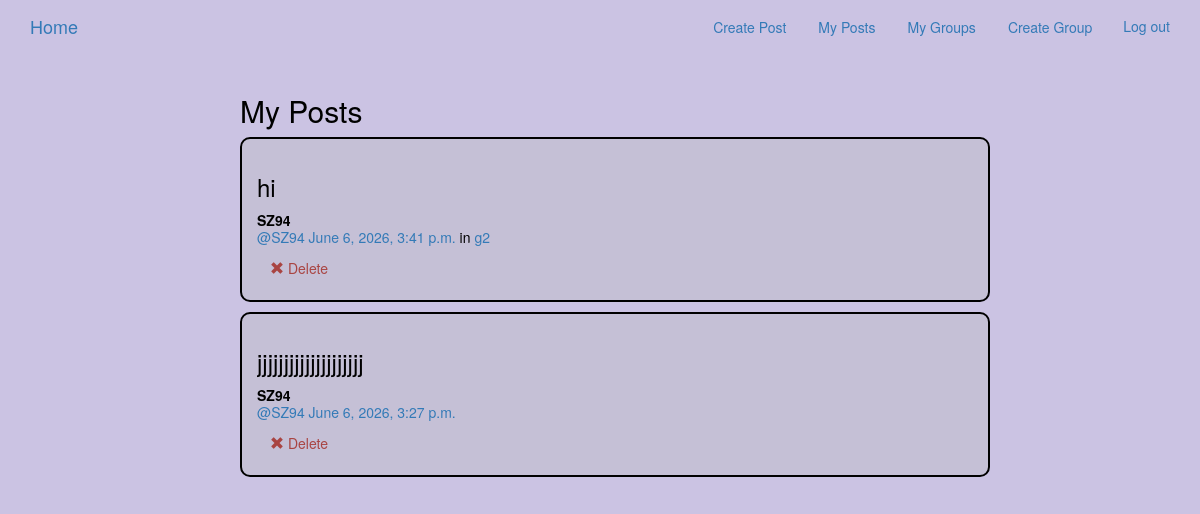
Screenshot of /posts/ (signed in) with the database file from the repository.
### posts/models.py (models this page shows, shortened)
class Post(models.Model):
    user = models.ForeignKey(
        User,
        related_name="posts",
        on_delete=models.CASCADE
    )
    created_at = models.DateTimeField(auto_now_add=True)
    message = models.TextField()
    message_html = models.TextField(editable=False)
    group = models.ForeignKey(
        Group,
        related_name="posts",
        null=True,
        blank=True,
        on_delete=models.CASCADE
    )
    class Meta:
        ordering = ["-created_at"]
        constraints = [
            models.UniqueConstraint(fields=["user", "message"], name="unique_user_message")
        ]

### groups/models.py (models this page shows, shortened)
class Group(models.Model):
    name = models.CharField(max_length=255, unique=True)
    slug = models.SlugField(allow_unicode=True, unique=True)
    description = models.TextField(blank=True, default='')
    description_html = models.TextField(editable=False, default='', blank=True)
    members = models.ManyToManyField(User,through="GroupMember")
    class Meta:
        ordering = ["name"]

### posts/views.py (the view)
# urls.py: path("", views.PostList.as_view(), name="all"),
class PostList(LoginRequiredMixin, generic.ListView):
    model = models.Post
    template_name = "posts/post_list.html"
    def get_queryset(self):
        user = self.request.user
        user_posts = models.Post.objects.filter(user=user)
        group_posts = models.Post.objects.filter(group__members__user=user)
        return (user_posts | group_posts).distinct()

### posts/templates/posts/post_list.html (shortened to what this page needs)
{% extends "posts/post_base.html" %}
{% load humanize %}
{% block post_content %}
<div class="col-md-8">
	<h2>My Posts</h2>
	{% for post in post_list %}
		<div class="group-card">
					{% include "posts/_post.html" %}
				</div>
	{% endfor %}
</div>
{% endblock %}

### posts/templates/posts/_post.html
<div class="post media">
	<h3>{{ post.message_html|safe }}</h3>
	<div class="media-body">
		<strong>{{ post.user.username }}</strong>
		<h5 class="media-heading">
			<span class="username"><a href="{% url 'posts:for_user' username=post.user.username %}">@{{ post.user.username }}</a></span>
			<time class="time"><a href="{% url 'posts:single' username=post.user.username pk=post.pk %}">{{ post.created_at }}</a></time>
			{% if post.group %}
			<span class="group-name">in <a href="#">{{ post.group.name }}</a></span>
			{% endif %}
		</h5>
		<div class="media-footer">
			{% if user.is_authenticated and post.user == user and not hide_delete %}
				<a href="{% url 'posts:delete' pk=post.pk %}" title="delete" class="btn btn-simple">
					<span class="glyphicon glyphicon-remove text-danger" aria-hidden="true"></span>
					<span class="text-danger icon-label">Delete</span>
				</a>
			{% endif %}
		</div>
	</div>
</div>

### static/css/master.css (style rules this page uses)
html, body { height: 100%; width: 100%; margin: 0; background: #cbc3e3; color: black; overflow-x: hidden; }
.group-card { display: block; width: 100%; background: #c5c0d6; border: 2px solid black; border-radius: 10px; padding: 15px; margin-bottom: 10px; text-decoration: none; color: black; transition: 0.3s; }

### rows the page displays
Post: message_html "hi", user.username "SZ94", created_at "June 6, 2026, 3:41 p.m.", group.name "g2", shows "Delete"
Post: message_html "jjjjjjjjjjjjjjjjjjjj", user.username "SZ94", created_at "June 6, 2026, 3:27 p.m.", shows "Delete"
